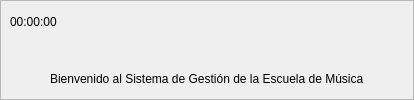
              <widget class="QWidget" name="Inicio">
               <layout class="QVBoxLayout" name="verticalLayout_7">
                <property name="spacing">
                 <number>0</number>
                </property>
                <property name="leftMargin">
                 <number>0</number>
                </property>
                <property name="topMargin">
                 <number>0</number>
                </property>
                <property name="rightMargin">
                 <number>0</number>
                </property>
                <property name="bottomMargin">
                 <number>0</number>
                </property>
                <item>
                 <widget class="QFrame" name="frame_8">
                  <property name="frameShape">
                   <enum>QFrame::StyledPanel</enum>
                  </property>
                  <property name="frameShadow">
                   <enum>QFrame::Raised</enum>
                  </property>
                  <layout class="QVBoxLayout" name="verticalLayout_5">
                   <item>
                    <widget class="QLabel" name="lbl_reloj">
                     <property name="text">
                      <string>00:00:00</string>
                     </property>
                    </widget>
                   </item>
                   <item>
                    <widget class="QLabel" name="lbl_logo_inicio">
                     <property name="text">
                      <string/>
                     </property>
                     <property name="pixmap">
                      <pixmap>../../Imagenes/logo.png</pixmap>
                     </property>
                    </widget>
                   </item>
                   <item>
                    <layout class="QHBoxLayout" name="horizontalLayout_3">
                     <item>
                      <spacer name="horizontalSpacer_4">
                       <property name="orientation">
                        <enum>Qt::Horizontal</enum>
                       </property>
                       <property name="sizeHint" stdset="0">
                        <size>
                         <width>40</width>
                         <height>20</height>
                        </size>
                       </property>
                      </spacer>
                     </item>
                     <item>
                      <widget class="QLabel" name="lbl_bienvenida_inicio">
                       <property name="text">
                        <string>Bienvenido al Sistema de Gestión de la Escuela de Música</string>
                       </property>
                      </widget>
                     </item>
                     <item>
                      <spacer name="horizontalSpacer_2">
                       <property name="orientation">
                        <enum>Qt::Horizontal</enum>
                       </property>
                       <property name="sizeHint" stdset="0">
                        <size>
                         <width>40</width>
                         <height>20</height>
                        </size>
                       </property>
                      </spacer>
                     </item>
                    </layout>
                   </item>
                  </layout>
                 </widget>
                </item>
               </layout>
              </widget>
